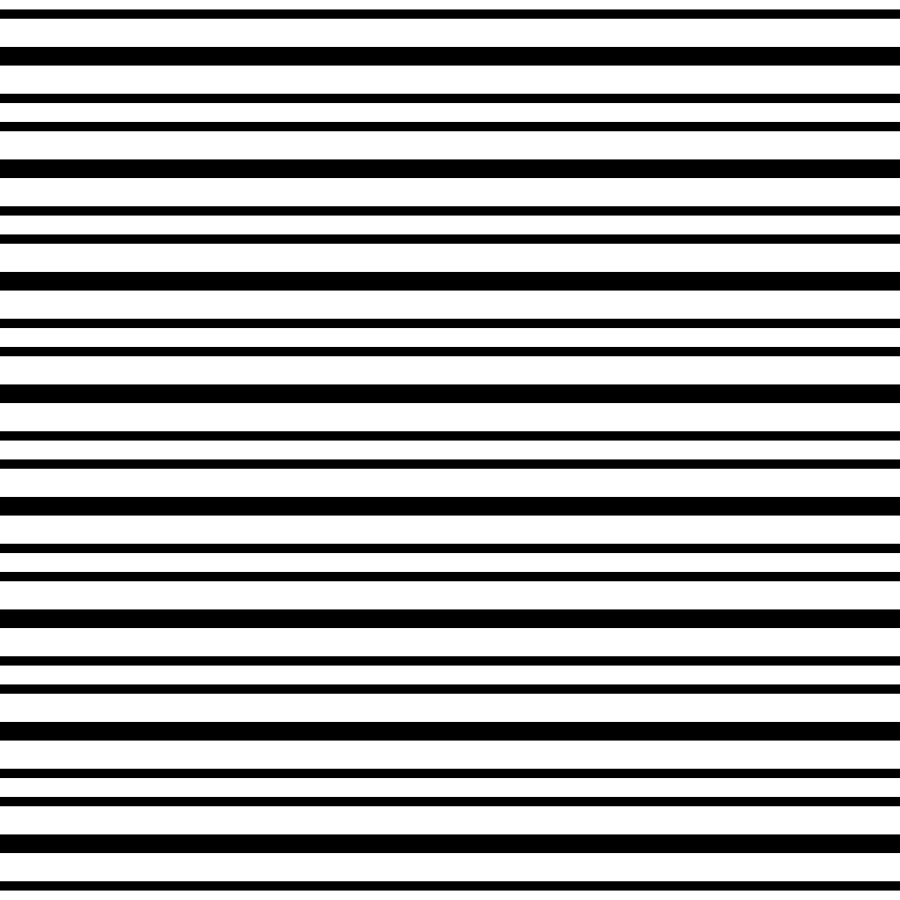
#> input picture Color_Pack/images/hlines.png, 3600 x 3600 px, given in place of gold_gradient.png, which was not available (shown at 1/4 size)
$ python mask.py
#> lines starting #> are read from the running program, lines starting #| are printed output that depends on the picture; pictures that were not available may be replaced by others from this repository, and a replacement may not be noted
"""
diagonal_stripes
circles
scallops
broken_chevron
hearts
chevron
stars
clovers
horizontal_stripes
"""

import os
from PIL import Image, ImageColor, ImageOps


IMAGE_DIRECTORY = "./images"
OUTPUT_DIRECTORY = "./output"

CIRCLE_MASK = {"name": "circles", "file": "./images/circle.png"}
HEART_MASK = {"name": "hearts", "file": "./images/heart.png"}
LINES_MASK = {"name": "h_lines", "file": "./images/h_lines.png"}
QUATREFOIL_MASK = {"name": "quatrefoils", "file": "./images/quatrefoil.png"}
SCALE_MASK = {"name": "scallops", "file": "./images/scallop.png"}
STAR_MASK = {"name": "stars", "file": "./images/star.png"}
STARBURST_MASK = {"name": "starburst", "file": "./images/starburst.png"}
DIAMOND_MASK = {"name": "diamonds", "file": "./images/diamond.png"}

colors = [
    "Aqua",
    "Black",
    "Coral",
    # "Lilac",
    "Navy",
    "Pink",
    "Purple",
    "Red",
    "RoyalBlue",
    # "SoftPink",
    "Turquoise",
    "White"
]

masks = [
    CIRCLE_MASK,
    HEART_MASK,
    LINES_MASK,
    QUATREFOIL_MASK,
    SCALE_MASK,
    STAR_MASK,
    STARBURST_MASK,
    DIAMOND_MASK
]

for color in colors:

    output_directory = f"./output/Gold_on_{color}"

    # Create directory
    if not os.path.exists(output_directory):
        os.mkdir(output_directory)
        print(f"Making directory: {output_directory}")

    for image in masks:
        # Open files
        colored_image = Image.new('RGB', (3600, 3600), ImageColor.getrgb(color))
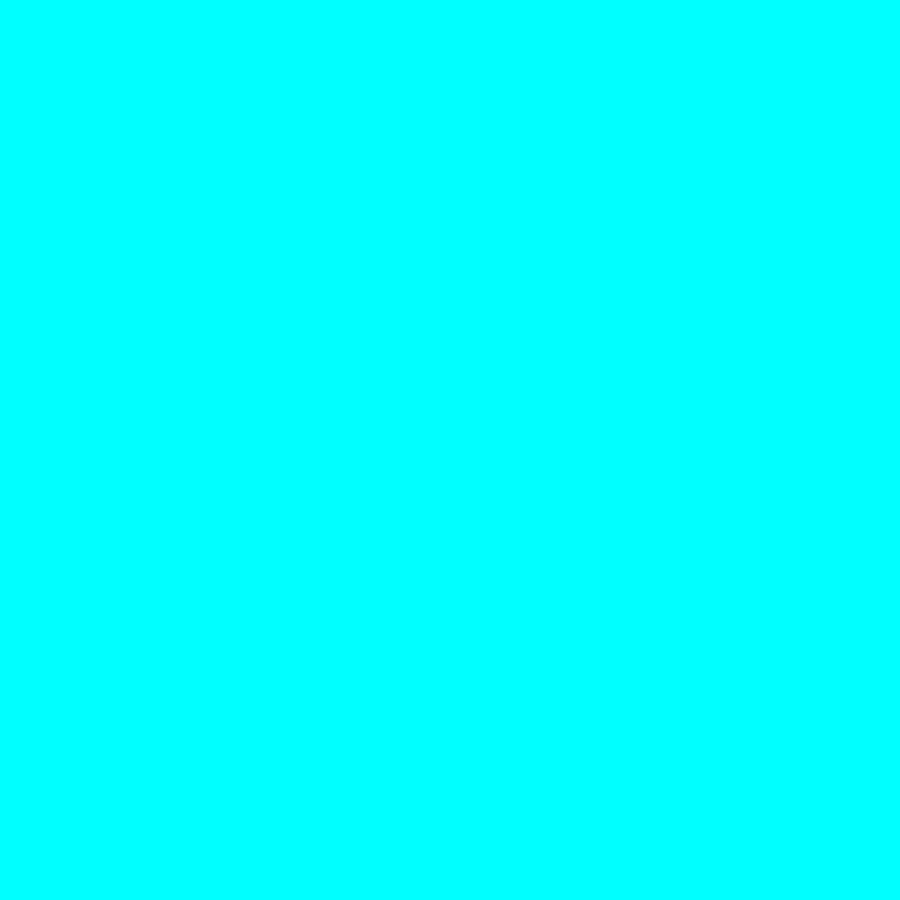
#> colored_image: PIL image 3600x3600 RGB (shown at 1/4 size); mean R, G, B 0, 255, 255
        gold_image = Image.open("./images/gold_gradient.png")
#> gold_image is the input picture: PIL image 3600x3600 RGBA; mean R, G, B, A 170.6, 170.6, 170.6, 255
        white_image = Image.new('RGB', (3600, 3600), ImageColor.getrgb('white'))
#> white_image: PIL image 3600x3600 RGB; every value is 255
        mask_image = Image.open(f"{image['file']}").convert('L')
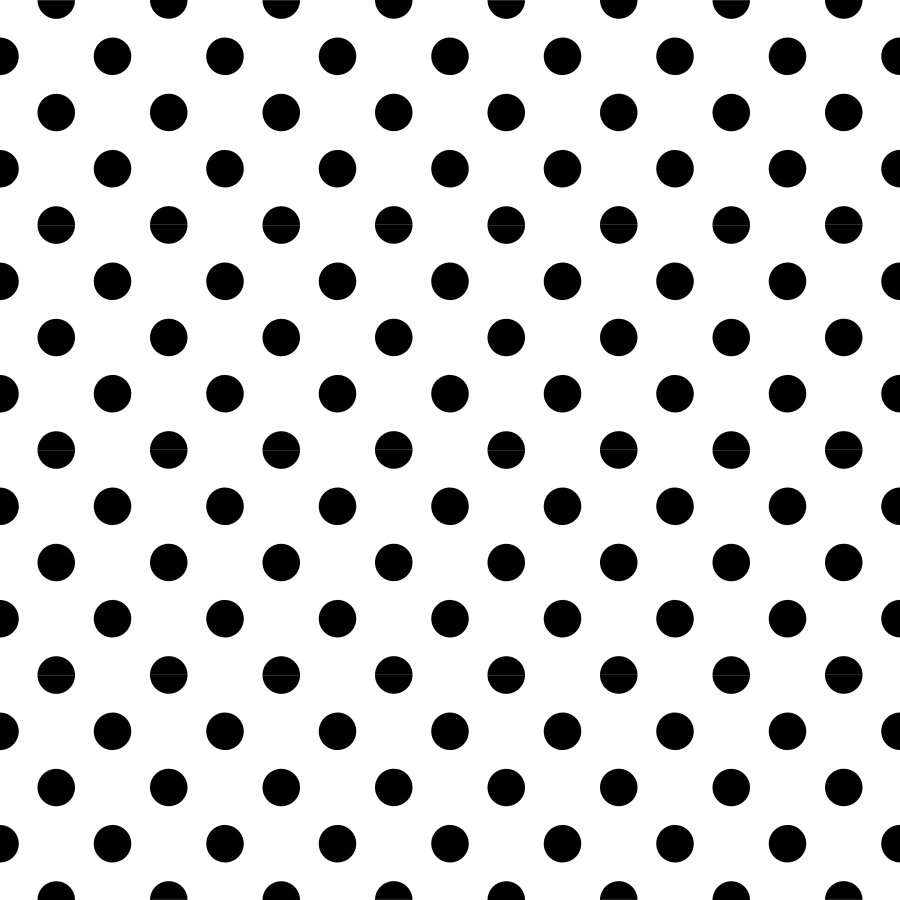
#> input picture Color_Pack/images/circle.png, 3600 x 3600 px (shown at 1/4 size)

        # gold foreground & colored background
        filename = f"{output_directory}/Gold_on_{color}_{image['name']}.png"
        new_file = Image.composite(colored_image, gold_image, mask_image)
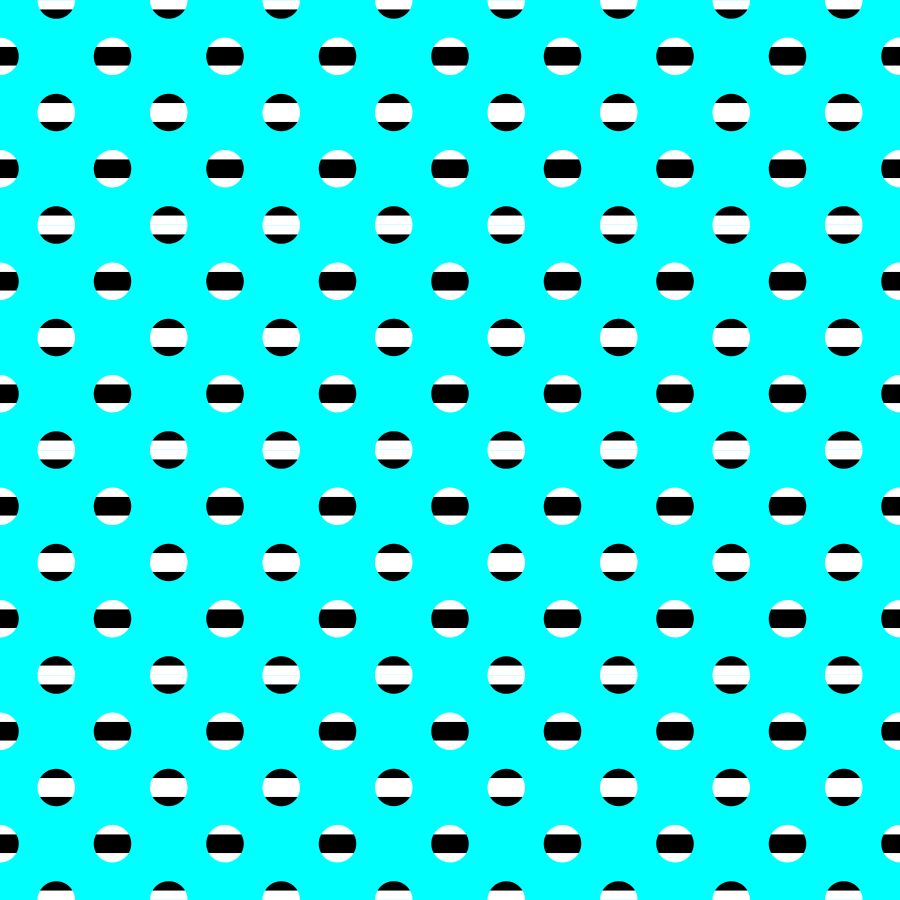
#> new_file: PIL image 3600x3600 RGBA (shown at 1/4 size); mean R, G, B, A 22.4, 232.9, 232.9, 255
#> (the run stopped early here; a loop or call above may not have finished)
